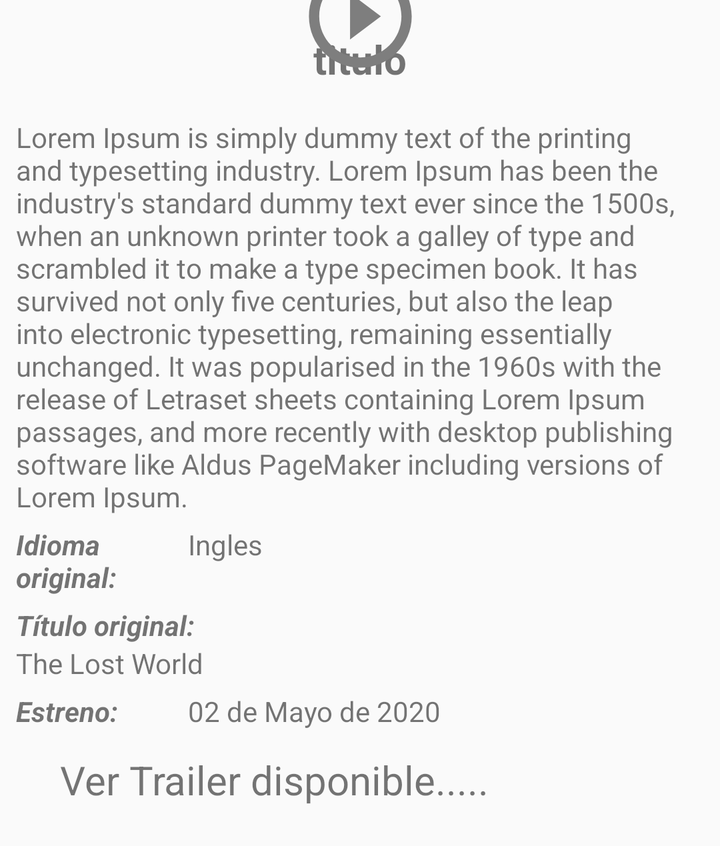
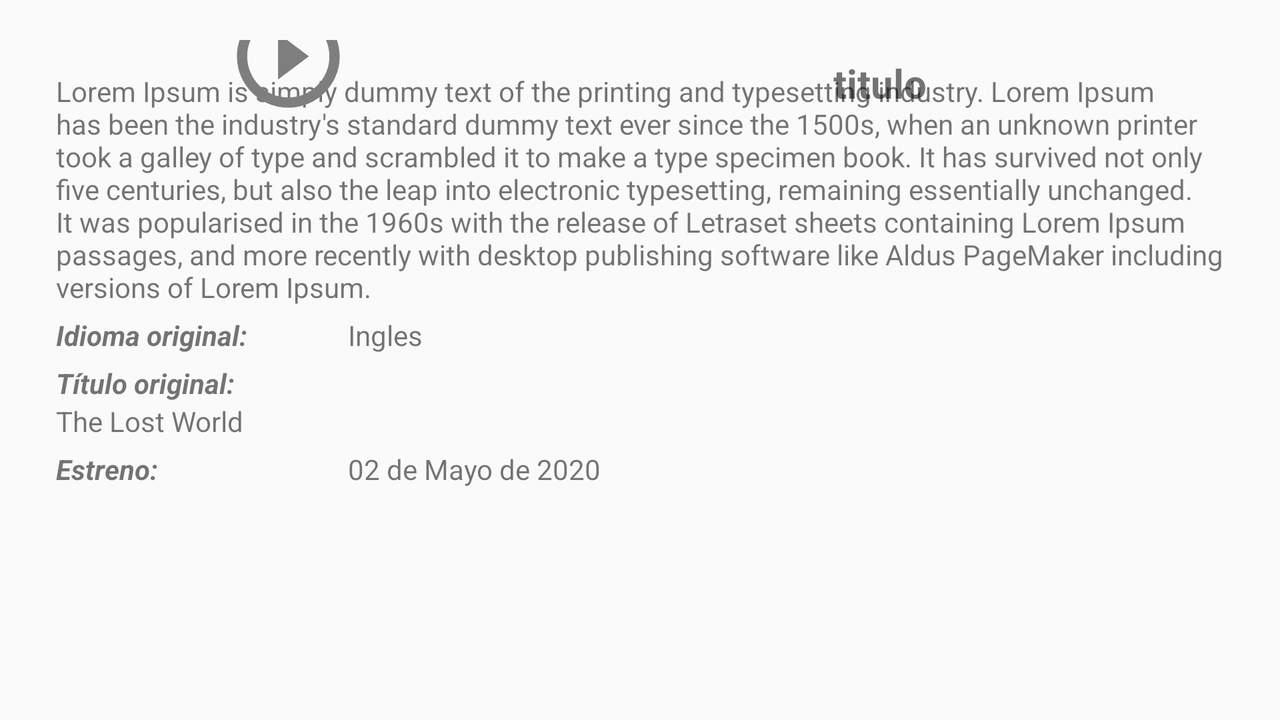

Two renders of one Android screen. The first uses the default layout on a phone; the second uses the alternative layout the repository ships for a different screen configuration, on a matching device. The two XML files are below.
<!-- AndroidManifest.xml: application theme Theme.Design.Light.NoActionBar -->
<!-- res/layout/fragment_detalle_pelicula.xml -->
<?xml version="1.0" encoding="utf-8"?>
<ScrollView xmlns:android="http://schemas.android.com/apk/res/android"
    xmlns:app="http://schemas.android.com/apk/res-auto"
    xmlns:tools="http://schemas.android.com/tools"
    android:layout_width="match_parent"
    android:layout_height="wrap_content">

    <androidx.constraintlayout.widget.ConstraintLayout
        android:layout_width="match_parent"
        android:layout_height="match_parent"
        tools:context="com.jhostinlh.topeliculas.vistaFragments.DetallePelicula">

        <ImageView
            android:id="@+id/imageView_detallePelicula"
            android:layout_width="0dp"
            android:layout_height="wrap_content"
            android:layout_marginStart="8dp"
            android:layout_marginTop="8dp"
            android:layout_marginEnd="8dp"
            app:layout_constraintEnd_toEndOf="parent"
            app:layout_constraintHorizontal_bias="0.0"
            app:layout_constraintStart_toStartOf="parent"
            app:layout_constraintTop_toTopOf="parent"
            tools:src="@tools:sample/avatars" />

        <TextView
            android:id="@+id/txt_trailer_fr_detallepelicula"
            android:layout_width="0dp"
            android:layout_height="wrap_content"
            android:layout_marginTop="8dp"
            android:text="titulo"
            android:textAlignment="center"
            android:textSize="20sp"
            android:textStyle="bold"
            app:layout_constraintEnd_toEndOf="parent"
            app:layout_constraintStart_toStartOf="parent"
            app:layout_constraintTop_toBottomOf="@+id/imageView_detallePelicula" />

        <LinearLayout
            android:id="@+id/linearLayout2"
            android:layout_width="0dp"
            android:layout_height="wrap_content"
            android:layout_marginTop="8dp"
            android:orientation="vertical"
            android:padding="8dp"
            app:layout_constraintBottom_toBottomOf="parent"
            app:layout_constraintEnd_toEndOf="parent"
            app:layout_constraintStart_toStartOf="parent"
            app:layout_constraintTop_toBottomOf="@+id/txt_trailer_fr_detallepelicula">

            <TextView
                android:id="@+id/txt_description_fr_detallepelicula"
                android:layout_width="match_parent"
                android:layout_height="wrap_content"
                android:text="Lorem Ipsum is simply dummy text of the printing and typesetting industry. Lorem Ipsum has been the industry's standard dummy text ever since the 1500s, when an unknown printer took a galley of type and scrambled it to make a type specimen book. It has survived not only five centuries, but also the leap into electronic typesetting, remaining essentially unchanged. It was popularised in the 1960s with the release of Letraset sheets containing Lorem Ipsum passages, and more recently with desktop publishing software like Aldus PageMaker including versions of Lorem Ipsum."
                android:textSize="14sp" />

            <LinearLayout
                android:id="@+id/linearlayout_idioma"
                android:layout_width="match_parent"
                android:layout_height="wrap_content"
                android:layout_marginTop="5dp"
                android:layout_marginBottom="0dp"
                android:orientation="horizontal">

                <TextView
                    android:id="@+id/default_idioma_fr_detallepelicula"
                    android:layout_width="0dp"
                    android:layout_height="wrap_content"
                    android:layout_weight=".5"
                    android:text="Idioma original: "
                    android:textStyle="bold|italic" />

                <TextView
                    android:id="@+id/txt_idioma_fr_detallepelicula"
                    android:layout_width="0dp"
                    android:layout_height="wrap_content"
                    android:layout_weight="1.5"
                    android:text="Ingles" />
            </LinearLayout>

            <TextView
                android:id="@+id/default_titleorigin_fr_detallepelicula"
                android:layout_width="match_parent"
                android:layout_height="wrap_content"
                android:layout_marginTop="5dp"
                android:text="Título original:"
                android:textStyle="bold|italic" />

            <TextView
                android:id="@+id/txt_titleorigin_fr_detallepelicula"
                android:layout_width="match_parent"
                android:layout_height="wrap_content"
                android:text="The Lost World" />

            <LinearLayout
                android:layout_width="match_parent"
                android:layout_height="wrap_content"
                android:layout_marginTop="5dp"
                android:orientation="horizontal">

                <TextView
                    android:id="@+id/default_fechapublicacion_fr_detallepelicula"
                    android:layout_width="0dp"
                    android:layout_height="wrap_content"
                    android:layout_weight=".5"
                    android:text="Estreno: "
                    android:textStyle="bold|italic" />

                <TextView
                    android:id="@+id/txt_fechapublicacion_fr_detallepelicula"
                    android:layout_width="0dp"
                    android:layout_height="wrap_content"
                    android:layout_weight="1.5"
                    android:text="02 de Mayo de 2020" />

            </LinearLayout>

            <LinearLayout
                android:id="@+id/linearLayout_trailerDisponible"
                android:layout_width="match_parent"
                android:layout_height="50dp"
                android:gravity="center"
                android:orientation="horizontal">

                <TextView
                    android:id="@+id/textView_verTrailer"
                    android:layout_width="0dp"
                    android:layout_height="wrap_content"
                    android:layout_weight="3"
                    android:text="Ver Trailer disponible....."
                    android:textAlignment="center"
                    android:textSize="20sp" />

                <ImageView
                    android:id="@+id/imageView_verTrailer"
                    android:layout_width="0dp"
                    android:layout_height="wrap_content"
                    android:layout_weight="1"
                    android:src="@drawable/youtube" />
            </LinearLayout>

        </LinearLayout>

        <ImageView
            android:id="@+id/imageView_play"
            android:layout_width="wrap_content"
            android:layout_height="wrap_content"
            android:src="@drawable/ic_baseline_play_circle_outline_24"
            app:layout_constraintBottom_toBottomOf="@+id/imageView_detallePelicula"
            app:layout_constraintEnd_toEndOf="@+id/imageView_detallePelicula"
            app:layout_constraintStart_toStartOf="@+id/imageView_detallePelicula"
            app:layout_constraintTop_toTopOf="@+id/imageView_detallePelicula" />

    </androidx.constraintlayout.widget.ConstraintLayout>
</ScrollView>
<!-- resources referenced by this layout -->
<resources>
  <!-- drawable ic_baseline_play_circle_outline_24 (drawable) -->
  <vector android:height="62dp" android:tint="#7E7E7E"
      android:viewportHeight="24" android:viewportWidth="24"
      android:width="62dp" xmlns:android="http://schemas.android.com/apk/res/android">
      <path android:fillColor="@android:color/white" android:pathData="M10,16.5l6,-4.5 -6,-4.5v9zM12,2C6.48,2 2,6.48 2,12s4.48,10 10,10 10,-4.48 10,-10S17.52,2 12,2zM12,20c-4.41,0 -8,-3.59 -8,-8s3.59,-8 8,-8 8,3.59 8,8 -3.59,8 -8,8z"/>
  </vector>
</resources>
<!-- res/layout-land/fragment_detalle_pelicula.xml (the repository's variant of the layout above) -->
<!-- drawn on the phone turned sideways -->
<?xml version="1.0" encoding="utf-8"?>
<ScrollView xmlns:android="http://schemas.android.com/apk/res/android"
    xmlns:app="http://schemas.android.com/apk/res-auto"
    xmlns:tools="http://schemas.android.com/tools"
    android:layout_width="match_parent"
    android:layout_height="match_parent"
    android:padding="20dp">

    <androidx.constraintlayout.widget.ConstraintLayout
        android:layout_width="match_parent"
        android:layout_height="wrap_content">

        <androidx.constraintlayout.widget.Guideline
            android:id="@+id/guideline4"
            android:layout_width="wrap_content"
            android:layout_height="wrap_content"
            android:orientation="vertical"
            app:layout_constraintGuide_percent=".4" />

        <ImageView
            android:id="@+id/imageView_detallePelicula"
            android:layout_width="0dp"
            android:layout_height="wrap_content"
            android:layout_marginStart="8dp"
            android:layout_marginTop="8dp"
            app:layout_constraintEnd_toStartOf="@+id/guideline4"
            app:layout_constraintStart_toStartOf="parent"
            app:layout_constraintTop_toTopOf="parent"
            tools:src="@tools:sample/avatars" />

        <TextView
            android:id="@+id/txt_trailer_fr_detallepelicula"
            android:layout_width="0dp"
            android:layout_height="wrap_content"
            android:layout_marginTop="8dp"
            android:text="titulo"
            android:textAlignment="center"
            android:textSize="20sp"
            android:textStyle="bold"
            app:layout_constraintEnd_toEndOf="parent"
            app:layout_constraintStart_toStartOf="@+id/guideline4"
            app:layout_constraintTop_toTopOf="parent" />

        <LinearLayout
            android:id="@+id/linearLayout2"
            android:layout_width="match_parent"
            android:layout_height="match_parent"
            android:orientation="vertical"
            android:padding="8dp"
            app:layout_constraintEnd_toEndOf="parent"
            app:layout_constraintStart_toStartOf="parent"
            app:layout_constraintTop_toBottomOf="@+id/imageView_detallePelicula">

            <TextView
                android:id="@+id/txt_description_fr_detallepelicula"
                android:layout_width="match_parent"
                android:layout_height="wrap_content"
                android:text="Lorem Ipsum is simply dummy text of the printing and typesetting industry. Lorem Ipsum has been the industry's standard dummy text ever since the 1500s, when an unknown printer took a galley of type and scrambled it to make a type specimen book. It has survived not only five centuries, but also the leap into electronic typesetting, remaining essentially unchanged. It was popularised in the 1960s with the release of Letraset sheets containing Lorem Ipsum passages, and more recently with desktop publishing software like Aldus PageMaker including versions of Lorem Ipsum."
                android:textSize="14sp" />

            <LinearLayout
                android:id="@+id/linearlayout_idioma"
                android:layout_width="match_parent"
                android:layout_height="wrap_content"
                android:layout_marginTop="5dp"
                android:layout_marginBottom="0dp"
                android:orientation="horizontal">

                <TextView
                    android:id="@+id/default_idioma_fr_detallepelicula"
                    android:layout_width="0dp"
                    android:layout_height="wrap_content"
                    android:layout_weight=".5"
                    android:text="Idioma original: "
                    android:textStyle="bold|italic" />

                <TextView
                    android:id="@+id/txt_idioma_fr_detallepelicula"
                    android:layout_width="0dp"
                    android:layout_height="wrap_content"
                    android:layout_weight="1.5"
                    android:text="Ingles" />
            </LinearLayout>

            <TextView
                android:id="@+id/default_titleorigin_fr_detallepelicula"
                android:layout_width="match_parent"
                android:layout_height="wrap_content"
                android:layout_marginTop="5dp"
                android:text="Título original:"
                android:textStyle="bold|italic" />

            <TextView
                android:id="@+id/txt_titleorigin_fr_detallepelicula"
                android:layout_width="match_parent"
                android:layout_height="wrap_content"
                android:text="The Lost World" />

            <LinearLayout
                android:layout_width="match_parent"
                android:layout_height="wrap_content"
                android:layout_marginTop="5dp"
                android:orientation="horizontal">

                <TextView
                    android:id="@+id/default_fechapublicacion_fr_detallepelicula"
                    android:layout_width="0dp"
                    android:layout_height="wrap_content"
                    android:layout_weight=".5"
                    android:text="Estreno: "
                    android:textStyle="bold|italic" />

                <TextView
                    android:id="@+id/txt_fechapublicacion_fr_detallepelicula"
                    android:layout_width="0dp"
                    android:layout_height="wrap_content"
                    android:layout_weight="1.5"
                    android:text="02 de Mayo de 2020" />

            </LinearLayout>

        </LinearLayout>
        <ImageView
            android:id="@+id/imageView_play"
            android:layout_width="0dp"
            android:layout_height="wrap_content"
            android:src="@drawable/ic_baseline_play_circle_outline_24"
            app:layout_constraintBottom_toBottomOf="@+id/imageView_detallePelicula"
            app:layout_constraintEnd_toEndOf="@+id/imageView_detallePelicula"
            app:layout_constraintStart_toStartOf="@+id/imageView_detallePelicula"
            app:layout_constraintTop_toTopOf="@+id/imageView_detallePelicula" />

        <LinearLayout
            android:id="@+id/linearLayout_trailerDisponible"
            android:layout_width="0dp"
            android:layout_height="50dp"
            android:gravity="center"
            android:orientation="horizontal"
            app:layout_constraintBottom_toTopOf="@+id/linearLayout2"
            app:layout_constraintEnd_toEndOf="parent"
            app:layout_constraintStart_toStartOf="@+id/guideline4"
            app:layout_constraintTop_toBottomOf="@+id/txt_trailer_fr_detallepelicula">

            <TextView
                android:id="@+id/textView_verTrailer"
                android:layout_width="0dp"
                android:layout_height="wrap_content"
                android:layout_weight="3"
                android:text="Ver Trailer disponible....."
                android:textAlignment="center"
                android:textSize="20sp" />

            <ImageView
                android:id="@+id/imageView_verTrailer"
                android:layout_width="0dp"
                android:layout_height="wrap_content"
                android:layout_weight="1"
                android:src="@drawable/youtube" />
        </LinearLayout>
    </androidx.constraintlayout.widget.ConstraintLayout>
</ScrollView>
